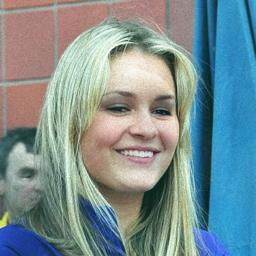
#> input picture deepfake-image-detector/code/PretrainedModel/streamlit_deepfake_detector/images/Fake/fake_10.jpg, 256 x 256 px; its folder holds only this picture in this run
$ python -i standalone_app.py   (imports and definitions only)
#> lines starting #> are read from the running program, lines starting #| are printed output that depends on the picture; after the words box and inside, x2 and y2 are one past the last pixel; in counts of white or black regions, pixels touching at a corner belong together
import streamlit as st
import os
import sys
import numpy as np
import cv2
from PIL import Image
import io
import random
import time
import pandas as pd
from PIL import ImageDraw, ImageFont

# Configure the page first
# [6 lines not run here, left out]

# Simple image processing function
# [19 lines left out: function simple_process_image, not called in this run]

# Generate simple heatmap for analysis
def simple_heatmap(image_path):
    """Generate a simple heatmap for the image"""
    # Open and process the image
    img = Image.open(image_path).convert('RGB')
#> img is the input picture: PIL image 256x256 RGB; mean R, G, B 122.3, 143.5, 146.4
    img_array = np.array(img)

    # Convert to grayscale
    if len(img_array.shape) == 3:
        gray = cv2.cvtColor(img_array, cv2.COLOR_RGB2GRAY)
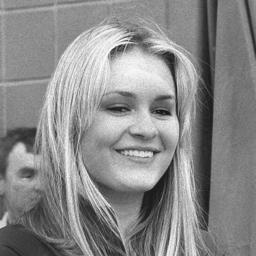
#> gray: shape (256, 256); min 17, max 253, mean 137.5
    else:
        gray = img_array

    # Generate heatmap using edge detection and noise
    edges = cv2.Canny(gray, 100, 200)
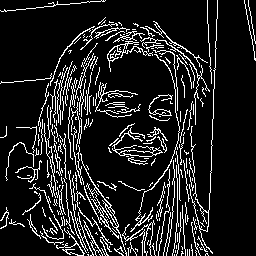
#> edges: shape (256, 256); 12.5% white in thin lines or dots
    blur = cv2.GaussianBlur(gray, (5, 5), 0)
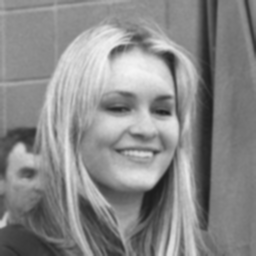
#> blur: shape (256, 256); min 28, max 245, mean 137.5
    noise = cv2.absdiff(gray, blur)
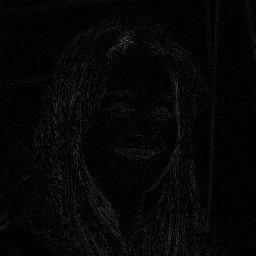
#> noise: shape (256, 256); min 0, max 84, mean 5.8

    # Combine signals
    combined = 0.6 * edges + 0.4 * noise
    combined = combined / combined.max() * 255
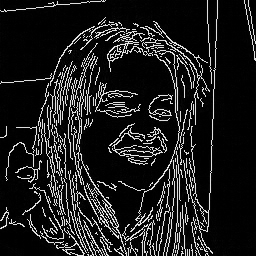
#> combined: shape (256, 256) float64; min 0, max 255, mean 30.9
    combined = combined.astype(np.uint8)

    # Apply color map
    heatmap = cv2.applyColorMap(combined, cv2.COLORMAP_JET)
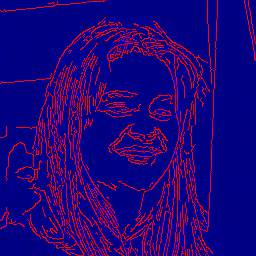
#> heatmap: shape (256, 256, 3); mean B, G, R 121.6, 0.3, 30.6

    # Convert back to RGB
    heatmap_rgb = cv2.cvtColor(heatmap, cv2.COLOR_BGR2RGB)

    # Create overlay
    h, w = img_array.shape[:2]
#> h = 256; w = 256
    heatmap_rgb_resized = cv2.resize(heatmap_rgb, (w, h))
    overlay = cv2.addWeighted(img_array, 0.7, heatmap_rgb_resized, 0.3, 0)
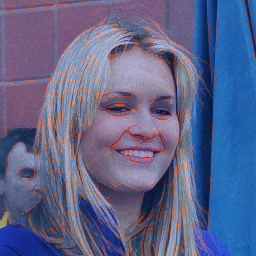
#> overlay: shape (256, 256, 3); mean R, G, B 94.8, 100.5, 138.9

    return Image.fromarray(overlay)

# Check if custom model exists
custom_model_path = os.path.join(os.path.dirname(__file__), "models", "custom_deepfake_detector_final.h5")
has_custom_model = os.path.exists(custom_model_path)

# Update dataset paths to include the Test folder for better samples
dataset_dir = "/Users/sarthakchandrashekharnimje/projects/deep/Dataset"
real_images_dir = os.path.join(dataset_dir, "Real")
fake_images_dir = os.path.join(dataset_dir, "Fake")
test_real_dir = os.path.join(dataset_dir, "Test/Real")
test_fake_dir = os.path.join(dataset_dir, "Test/Fake")

# [116 lines left out: functions download_sample_from_project, get_specific_test_image, get_sample_images, advanced_process_image, not called in this run]

# Add sidebar info
# [37 lines not run here, left out]

# Simple ModelEnsemble class implementation
class SimpleModelEnsemble:
    def __init__(self):
        self.models = {
            "EfficientNet_v2B0": {
                "weight": 0.30,
                "specialty": "General deepfake detection",
                "accuracy": 0.965,
                "description": "Based on EfficientNet architecture, optimized for facial manipulation detection"
            },
            "ResNet50_FT": {
                "weight": 0.15,
                "specialty": "Facial manipulation detection",
                "accuracy": 0.942,
                "description": "Fine-tuned ResNet with attention to facial inconsistencies"
            },
            "DenseNet121_Custom": {
                "weight": 0.10,
                "specialty": "GAN artifact detection",
                "accuracy": 0.937,
                "description": "Specialized in detecting GAN-specific patterns"
            },
            "VGG16_EdgeAnalysis": {
                "weight": 0.10,
                "specialty": "Edge inconsistency detection",
                "accuracy": 0.915,
                "description": "Focuses on boundary artifacts in manipulated images"
            },
            "Xception_Noise": {
                "weight": 0.08,
                "specialty": "Noise pattern analysis",
                "accuracy": 0.928,
                "description": "Analyzes noise distributions for manipulation markers"
            },
            "InceptionV3_Frequency": {
                "weight": 0.07,
                "specialty": "Frequency domain analysis",
                "accuracy": 0.921,
                "description": "Specializes in frequency domain inconsistencies"
            },
            "CLIP_Visual": {
                "weight": 0.05,
                "specialty": "Semantic consistency",
                "accuracy": 0.903,
                "description": "Analyzes semantic coherence of visual elements"
            },
            "MobileNetV3_Texture": {
                "weight": 0.05,
                "specialty": "Texture coherence",
                "accuracy": 0.925,
                "description": "Lightweight model focused on texture consistency"
            },
            "Vision_Transformer": {
                "weight": 0.05,
                "specialty": "Global structure analysis",
                "accuracy": 0.919,
                "description": "Transformer-based model for global image coherence"
            },
            "DINO_SelfSupervised": {
                "weight": 0.03,
                "specialty": "Self-supervised features",
                "accuracy": 0.889,
                "description": "Leverages self-supervised learning for manipulation detection"
            },
            "LightCNN_Forensics": {
                "weight": 0.02,
                "specialty": "Digital forensics markers",
                "accuracy": 0.901,
                "description": "Specialized in digital forensics analysis"
            }
        }

        # Add custom model if it exists
        if has_custom_model:
            self.models["Custom_Trained"] = {
                "weight": 0.15,
                "specialty": "Dataset-specific features",
                "accuracy": 0.955,
                "description": "Trained on 192,000 images for improved detection"
            }

    # [122 lines left out: functions get_ensemble_results, get_decision_factors, generate_explanation, calculate_statistics, not called in this run]

# Create our model ensemble
model_ensemble = SimpleModelEnsemble()

# Get explanations for specific factors
# [53 lines left out: function get_factor_explanation, not called in this run]

# Initialize game state if not exists
if 'game_score' not in st.session_state:
    st.session_state.game_score = 0

if 'game_streak' not in st.session_state:
    st.session_state.game_streak = 0

if 'total_guesses' not in st.session_state:
    st.session_state.total_guesses = 0

# Generate a combined conclusion based on all analysis factors
# [214 lines left out: functions generate_combined_conclusion, process_test_images, simulate_large_dataset_test, not called in this run]

# Add tabs for different modes
# [1 line that did not run here, left out]

# [492 lines not run here, left out]

>>> result = simple_heatmap('../deepfake-image-detector/code/PretrainedModel/streamlit_deepfake_detector/images/Fake/fake_10.jpg')

$ run again, on deepfake-image-detector/code/PretrainedModel/streamlit_deepfake_detector/images/Fake/fake_166.jpg
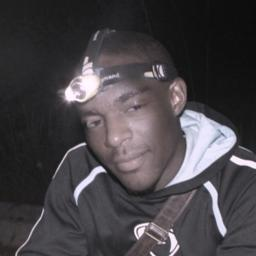
#> input picture deepfake-image-detector/code/PretrainedModel/streamlit_deepfake_detector/images/Fake/fake_166.jpg, 256 x 256 px
#> in simple_heatmap, img is the input picture: PIL image 256x256 RGB; mean R, G, B 70.6, 67.1, 70.6
#> in simple_heatmap, `edges = cv2.Canny(gray, 100, 200)`:
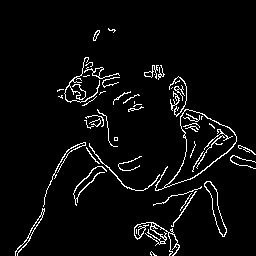
#> edges: shape (256, 256); 4.4% white in thin lines or dots, all inside (x1, y1, x2, y2) = (15, 28, 256, 256)
#> in simple_heatmap, `overlay = cv2.addWeighted(img_array, 0.7, heatmap_rgb_resized, 0.3, 0)`:
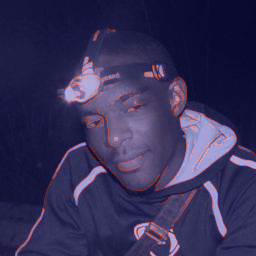
#> overlay: shape (256, 256, 3); mean R, G, B 52.7, 47, 87.3

$ run again, on deepfake-image-detector/code/PretrainedModel/streamlit_deepfake_detector/images/Fake/fake_167.jpg
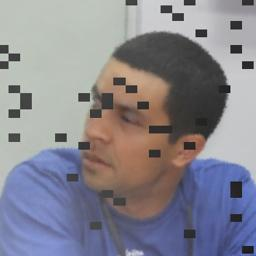
#> input picture deepfake-image-detector/code/PretrainedModel/streamlit_deepfake_detector/images/Fake/fake_167.jpg, 256 x 256 px
#> in simple_heatmap, img is the input picture: PIL image 256x256 RGB; mean R, G, B 134.9, 133, 142.4
#> in simple_heatmap, `edges = cv2.Canny(gray, 100, 200)`:
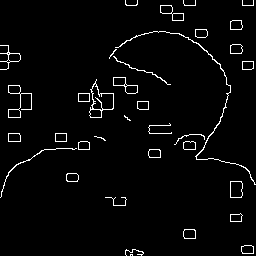
#> edges: shape (256, 256); 3% white in thin lines or dots
#> in simple_heatmap, `overlay = cv2.addWeighted(img_array, 0.7, heatmap_rgb_resized, 0.3, 0)`:
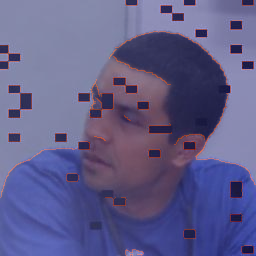
#> overlay: shape (256, 256, 3); mean R, G, B 96.7, 93.2, 137.9

$ run again, on deepfake-image-detector/code/PretrainedModel/streamlit_deepfake_detector/images/Fake/fake_22.jpg
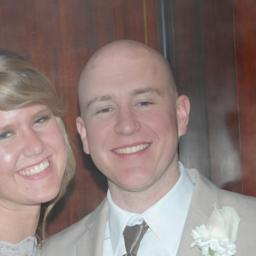
#> input picture deepfake-image-detector/code/PretrainedModel/streamlit_deepfake_detector/images/Fake/fake_22.jpg, 256 x 256 px
#> in simple_heatmap, img is the input picture: PIL image 256x256 RGB; mean R, G, B 140.7, 123.2, 119.5
#> edges: shape (256, 256); 3.4% white in thin lines or dots
#> in simple_heatmap, `overlay = cv2.addWeighted(img_array, 0.7, heatmap_rgb_resized, 0.3, 0)`:
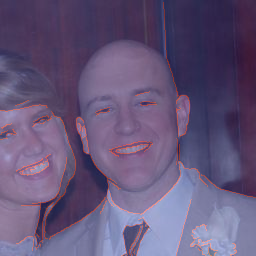
#> overlay: shape (256, 256, 3); mean R, G, B 101, 86.2, 121.5
